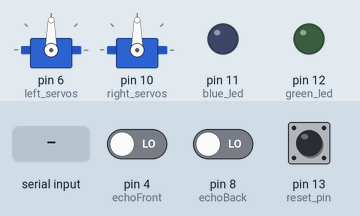
Recording of a sketch running on a simulated Arduino Uno, built for the host (arithmetic inside an expression is 32-bit, double 64-bit). Parts: 2 × servo, output pins drawn as LEDs (lit = HIGH). Inputs (shaded band) come from the test bench; at power-on: pin 13 (reset_pin) HIGH, pin 4 (echoFront) LOW, pin 8 (echoBack) LOW. Pins used as bus, display or sensor lines are not drawn; what the sketch prints to the serial monitor is not drawn.

Above: at 9.2 s.
9.3 s: "g\n" received over Serial
At 11.1 s:
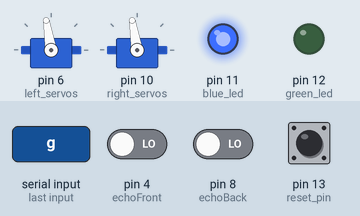
12.3 s: "v\n" received over Serial
At 13.15 s:
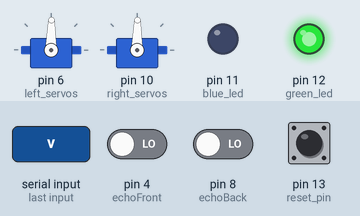
At 15.1 s:
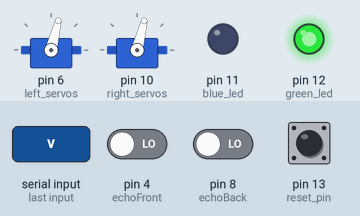
15.3 s: pin 13 (reset_pin) pulled LOW for 1 s
19.3 s: "1\n" received over Serial
At 19.95 s:
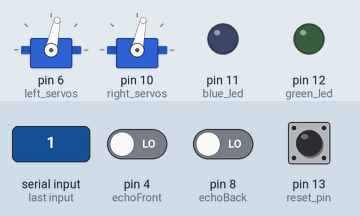
22.3 s: pin 13 (reset_pin) pulled LOW for 0.15 s
25.4 s: pin 13 (reset_pin) pulsed LOW 2 times (0.12 s each, 0.3 s apart)
Timing chart, 0 to 28.4 s (numbered marks = the images above; inputs shaded):
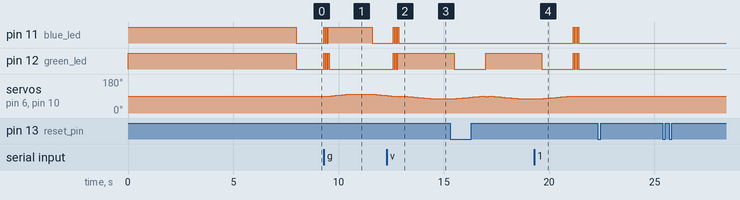

The sketch:

QuicRun_WP_880_Dual_Brushed_Test_Code_V1_0_2.ino
```cpp
//Goal: Add reset pin control so raspberry pi can control when the arduino code can run
//Created By: Alexander Ov
//Created On: 10/11/23
//Version 1.0.2
/*
//
TODO:
remove updates from comments and make an update log txt file or something like that along with a resource doc and readme
Matt: maybe make header files to keep code cleaner
readd vcc control
clean upcode ie make comments uniform, remove debugging print statements, make naming conventions and formatting conistant
Jin: Make a default or reset pod function to always be at the "start postion" (the GCS side of the rail)start direction at 0 by default rather than 1 since the rpi should be controlling the pod movement
  make sure that pod starts at no movement and check if its in the right spot

Alex: change serial read from pi to be only positive ints only since the string to int conversion cannot process the "-" sign possibly switch to string input only?

GCS Request Battery Sends singal to BTP RPI -> BTP RPI sends signal to arm for extraction -> BTP RPI sends signal to the BTP Arduino to move to BVM -> BTP moves to BVM -> BVM Already in empty state
-> BTP Arduino signals to BTP RPI its at BVM -> BTP RPI inputs battery into empty slot of BVM -> BVM roates to new battery -> BTP RPI Arm Cam looks for AR Mark -> BTP RPI ARM grabs battery
-> BTP RPI sends singal to BTP Arduino to go to GCS -> BTP moves to GCS -> BTP Arduino singals to BTP RPI its at GCS -> BTP RPI inserts battery into Drone -> rinse and repeat

Updates:
V1.0 Updates
10/04/23
Added serial output 's' to BTP RPI that it has stopped
Switch serial input if statements to be chars instead of postive ints only GCS = 'g' BVM = 'b'
Switch serial input if statements to be positive ints only GCS = 1 BVM = 2

10/03/23
Added python Serial input from Shawn's code testing
Commented out old test code
Added pin declerations for left and right esc and updated comments so it matches pcb
Updated led names to match PCB description
Added LED meanings
10/02/23
Added code to test out the pod movement without rasberry pi input
V0.9 Updates
10/02/23
Changed pinouts to match the PCB
//General Notes:
Possiblely need streaming.h but from light research it just changes how to take in IO streams of data "C++-style Output with Operator"

If the code doesnt compile on the first run Go to Tools -> Processor -> Use ATmega328P (Old Bootloader)
To make the code work the ESCs need to be in option 2 run mode

LED Meanings
Blue ON  Green ON  => Setup
Blue ON  Green OFF => Forward
Blue OFF Green ON  => Reverse
Blue OFF Green OFF => Stopped

FOR BTP ONLY
int midpoint = 90;
int curr_speed = 90;
int break_point = 85;
int forward_speed = 98;
int reverse_speed = 76;

So in the code, you need to make a function that overrides brake mode as follows:
Send 80-90 degrees to the pod to make it brake. Do not send 0. If i remember correctly, these ESCs are kind of
violent, and 0 or 180 will send the pod flying in one direction or another.
From this point, use the gradient descent function to gradually increase the value back to your midpoint.
For example, if your calibrated center point was at 92, and your brake degree is at 80, then your function would
send the following information to the ESC with a 50ms delay in between: 80 -> 81 -> 82 -> 83 -> 84 -> ... -> 92
Once the control point is set back to 92, or the midpoint, then use the gradient descent back in the other direction
to send the pod backwards. 92 -> 91 -> 90 -> .. you get the point
-Chris Lai

"Forward" and "Backward" is arbitarty for now
*/
//Libraries
#include <Servo.h>                        //Servo lib

//Pin Declerations
const int power = 5;                      //vcc toggle pin decleration
const int left_servos = 6;                //left esc pin decleration
const int right_servos = 10;              //right esc pin decleration
const int trigFront = 3;                  //ultrasonic sensor trig pin decleration
const int echoFront = 4;                  //ultrasonic sensor echo pin decleration
const int trigBack = 7;                   //ultrasonic sensor trigBack pin decleration
const int echoBack = 8;                   //ultrasonic sensor echoBack pin decleration
const int blue_led = 11;                  //blue led pin decleration
const int green_led = 12;                 //green led pin decleration
const int reset_pin = 13;
//Object Decleration
Servo servoLeft;                          //Create servo object to control the Battery Transfer Pod's left side DC Motors
Servo servoRight;                         //Create servo object to control the Battery Transfer Pod's right side DC Motors

//Global Variable Decleration
long duration;                            //duration var used for ultrasonic sensor calculations
int distance;                             //distance var used for ultrasonic sensor calculations

long durationBack;                            //duration var used for ultrasonic sensor calculations
int distanceBack;                             //distance var used for ultrasonic sensor calculations
int direction;                            //direction var used to determine which way the motors should spin
int midpoint = 90;
int curr_speed = 90;
int break_point = 85;
int forward_speed = 99;
int reverse_speed = 76;
bool is_reverse = false;

String py_input;

//Function Decleration
void senseWall();                         //Function to determine which ultrasonic sensor to use and switch distance
void gradientControl(int target_speed);
void reverse(int speed);

//Setup Function
void setup() {
  //Serial communication startup
  Serial.begin(9600);                     //Set baudrate to 9600

  //Servo attachment
  servoLeft.attach(left_servos, 1000, 2000);        //Attaches the motor driver on pin 9 to the servoLeft object (pin, min pulse width, max pulse width in microseconds)
  servoRight.attach(right_servos, 1000, 2000);      //Attaches the motor driver on pin 10 to the servoRight object (pin, min pulse width, max pulse width in microseconds)

  //Pin IO Setup
  pinMode(blue_led, OUTPUT);                   //LED pin declerartion as OUTPUT
  pinMode(green_led, OUTPUT);                   //LED pin declerartion as OUTPUT
  pinMode(trigFront, OUTPUT);             //trigFront pin declerartion as OUTPUT
  pinMode(echoFront, INPUT);              //echoFront pin declerartion as OUTPUT
  pinMode(trigBack, OUTPUT);             //trigFront pin declerartion as OUTPUT
  pinMode(echoBack, INPUT);              //echoFront pin declerartion as OUTPUT
  pinMode(power, OUTPUT);                 //power pin declerartion as OUTPUT
  pinMode(reset_pin, INPUT);

  //LED start up
  digitalWrite(blue_led,HIGH);                 //Turn on LED for set up
  digitalWrite(green_led,HIGH);                //Turn on LED for reverse movement state
  digitalWrite(power, HIGH);                  //Turn on power for set up
  //ESC safety start up
  servoLeft.write(midpoint);                    //Set left side motors postion to 90
  servoRight.write(midpoint);                   //Set right side motors postion to 90
  delay(8000);                            //Delay for 5 seconds
  digitalWrite(blue_led,LOW);                  //Turn off LED for set up
  digitalWrite(green_led,LOW);               //Turn on LED for reverse movement state
  direction = 0;                          //Set direction var to forward
}

//Main Looping Fucntion
void loop() {
  while(digitalRead(reset_pin) ==  LOW);
  senseWall();                            //Call senseWall function
  //Serial.println(direction);              //Print to consle which direction is going
  if(direction == 1)                      //Check if direction is set as forward
  {
    digitalWrite(blue_led,HIGH);               //Turn on LED for forward movement state
    digitalWrite(green_led,LOW);               //Turn on LED for reverse movement state
    gradientControl(forward_speed);
  }
  else if(direction == -1)                //Check if direction is set as backwards
  {
    digitalWrite(blue_led,LOW);               //Turn on LED for reverse movement state
    digitalWrite(green_led,HIGH);               //Turn on LED for reverse movement state
    reverse(reverse_speed);
  }
  else{                                   //Check if direction not forward or backward
    digitalWrite(blue_led,LOW);                //Turn off LED for no movement state
    digitalWrite(green_led,LOW);               //Turn on LED for reverse movement state
    gradientControl(midpoint);
    //Serial.println("Pod reset");          //Print to consle motors are reset
  }
}

//Sense Wall Function
void senseWall()
{
  if(direction == 1)                      //Check if direction is set as forward
  {
    digitalWrite (trigFront, HIGH);       //Turn on send trigger signal to front ultrasonic sensor
    delay(50);                            //Delay for 0.05 seconds to 50 ms
    digitalWrite(trigFront, LOW);         //Turn off send trigger signal to front ultrasonic sensor
    duration = pulseIn(echoFront, HIGH);  //Set duration equal to the pulse reading from the echo of the front ultrasonic sensor
    distance = (duration/2)/29.1;         //Calculate the distance into cm
    if(distance < 10)                    //Check if the distance is less than or equal to 10 cm  from the front
    {
      direction = 0;                      //Set direction to none to trigger a stop
    }
  }
  else if(direction == -1)                //Check if direction is set as reverse
  {
    digitalWrite (trigBack, HIGH);        //Turn on send trigger signal to back ultrasonic sensor
    delay(50);                            //Delay for 0.05 seconds to 50 ms
    digitalWrite(trigBack, LOW);          //Turn off send trigger signal to back ultrasonic sensor
    duration = pulseIn(echoBack, HIGH);  //Set duration equal to the pulse reading from the echo of the back ultrasonic sensor
    distance = (duration/2)/29.1;         //Calculate the distance into cm
    if(distance < 15)                    //Check if the distance is less than or equal to 10 cm from the back
    {
      is_reverse = false;
      direction = 0;                      //Set direction to none to trigger a stop
    }
  }
  else{                                   //Check if direction is set as forward
    //Shawn Serial input
    while(Serial.available())
    {
      py_input = Serial.readStringUntil('\n');
      digitalWrite(blue_led,HIGH);                  //Turn off LED for set up
      digitalWrite(green_led,HIGH);               //Turn on LED for reverse movement state
      delay(50);
      digitalWrite(blue_led,LOW);                  //Turn off LED for set up
      digitalWrite(green_led,LOW);               //Turn on LED for reverse movement state
      delay(50);
      digitalWrite(blue_led,HIGH);                  //Turn off LED for set up
      digitalWrite(green_led,HIGH);               //Turn on LED for reverse movement state
      delay(50);
      digitalWrite(blue_led,LOW);                  //Turn off LED for set up
      digitalWrite(green_led,LOW);               //Turn on LED for reverse movement state
      delay(50);
      digitalWrite(blue_led,HIGH);                  //Turn off LED for set up
      digitalWrite(green_led,HIGH);               //Turn on LED for reverse movement state
      delay(50);
      digitalWrite(blue_led,LOW);                  //Turn off LED for set up
      digitalWrite(green_led,LOW);               //Turn on LED for reverse movement state
      Serial.print(py_input);
    }
    //Original serial in
    if(py_input == 'g') //For GCS
    {
      direction = 1;
    }
    else if(py_input == 'v') //For BVM
    {
      direction = -1;
    }
    else{
      direction = 0;
      Serial.write('s');
    }
  }
}

void gradientControl(int target_speed)
{
  if(curr_speed > target_speed)
  {
    for(int i = curr_speed;i >= target_speed;i--)
    {
      servoLeft.write(i);                  //Set left side motors postion to 82
      servoRight.write(i);                 //Set left side motors postion to 82
      delay(100);
    }
    curr_speed = target_speed;
  }
  else if(curr_speed < target_speed)
  {
    for(int i = curr_speed;i <= target_speed;i++)
    {
      servoLeft.write(i);                  //Set left side motors postion to 82
      servoRight.write(i);                 //Set left side motors postion to 82
      delay(100);
    }
    curr_speed = target_speed;
  }
  else
  {
    curr_speed = target_speed;
  }
}

void reverse(int speed)
{
  if(is_reverse == false){
    servoLeft.write(break_point);                  //Set left side motors postion to 82
    servoRight.write(break_point);                 //Set left side motors postion to 82
    gradientControl(midpoint);
    delay(100);
    gradientControl(speed);
    is_reverse = true;
  }
}
```

Measured:
- after the input at 9.3 s, pin 11 (blue_led): goes HIGH 0.05 s, LOW 0.05 s, HIGH 0.05 s, LOW 0.05 s, HIGH 2.1 s, then LOW, starting at once; pin 12 (green_led): alternates HIGH for 0.05 s and LOW for 0.05 s, 6 changes in all, then stays LOW, starting at once
- after the input at 12.3 s, pin 12 (green_led): alternates HIGH for 0.05 s and LOW for 0.05 s, 5 changes in all, then stays HIGH, starting after 0.30 s
- after the input at 19.3 s, pin 11 (blue_led): alternates HIGH for 0.05 s and LOW for 0.05 s, 6 changes in all, then stays LOW, starting after 1.9 s; servo on pin 6 (left_servos), servo on pin 10 (right_servos): goes on until 21.1 s, then stays 90°
- after the input at 22.3 s, every drawn part: stays the same
- after the input at 25.4 s, every drawn part: stays the same
